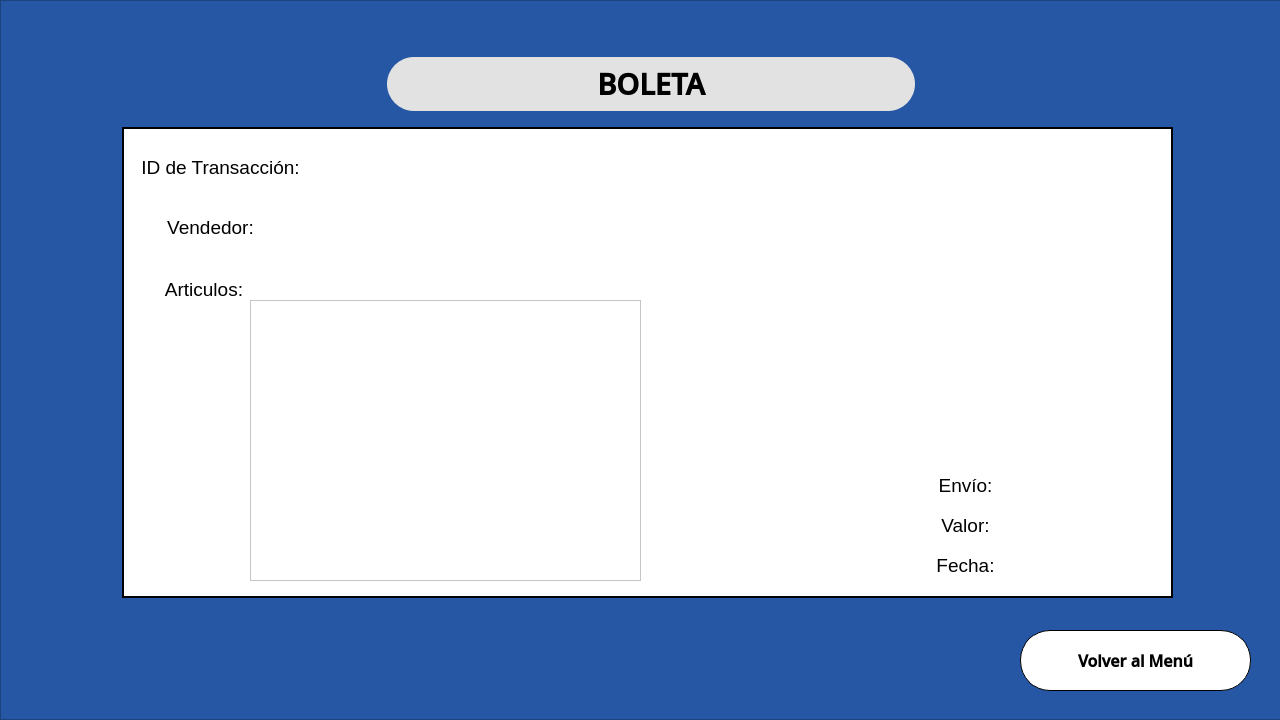
<?xml version="1.0" encoding="UTF-8"?>
<ui version="4.0">
 <class>MainWindow</class>
 <widget class="QMainWindow" name="MainWindow">
  <property name="geometry">
   <rect>
    <x>0</x>
    <y>0</y>
    <width>1280</width>
    <height>720</height>
   </rect>
  </property>
  <property name="minimumSize">
   <size>
    <width>1280</width>
    <height>720</height>
   </size>
  </property>
  <property name="maximumSize">
   <size>
    <width>1280</width>
    <height>720</height>
   </size>
  </property>
  <property name="windowTitle">
   <string>MainWindow</string>
  </property>
  <widget class="QWidget" name="centralwidget">
   <widget class="QFrame" name="frame">
    <property name="geometry">
     <rect>
      <x>0</x>
      <y>0</y>
      <width>1291</width>
      <height>720</height>
     </rect>
    </property>
    <property name="minimumSize">
     <size>
      <width>1291</width>
      <height>720</height>
     </size>
    </property>
    <property name="maximumSize">
     <size>
      <width>1291</width>
      <height>720</height>
     </size>
    </property>
    <property name="styleSheet">
     <string notr="true">background-color: rgb(38, 87, 165);</string>
    </property>
    <property name="frameShape">
     <enum>QFrame::StyledPanel</enum>
    </property>
    <property name="frameShadow">
     <enum>QFrame::Raised</enum>
    </property>
    <widget class="QLabel" name="labelTitulo">
     <property name="geometry">
      <rect>
       <x>387</x>
       <y>57</y>
       <width>528</width>
       <height>54</height>
      </rect>
     </property>
     <property name="font">
      <font>
       <family>Open Sans Semibold</family>
       <pointsize>22</pointsize>
       <weight>75</weight>
       <bold>true</bold>
      </font>
     </property>
     <property name="cursor">
      <cursorShape>ForbiddenCursor</cursorShape>
     </property>
     <property name="styleSheet">
      <string notr="true">background-color: rgb(226, 226, 226);
border-radius: 27px;</string>
     </property>
     <property name="text">
      <string>BOLETA</string>
     </property>
     <property name="alignment">
      <set>Qt::AlignCenter</set>
     </property>
    </widget>
    <widget class="QLabel" name="label2">
     <property name="enabled">
      <bool>false</bool>
     </property>
     <property name="geometry">
      <rect>
       <x>122</x>
       <y>127</y>
       <width>1051</width>
       <height>471</height>
      </rect>
     </property>
     <property name="font">
      <font>
       <family>Open Sans Semibold</family>
       <pointsize>22</pointsize>
       <weight>75</weight>
       <bold>true</bold>
      </font>
     </property>
     <property name="styleSheet">
      <string notr="true">background-color: rgb(255, 255, 255);
border: 2px solid #000000;</string>
     </property>
     <property name="text">
      <string/>
     </property>
     <property name="alignment">
      <set>Qt::AlignCenter</set>
     </property>
    </widget>
    <widget class="QPushButton" name="btnVolverMenu">
     <property name="geometry">
      <rect>
       <x>1020</x>
       <y>630</y>
       <width>231</width>
       <height>61</height>
      </rect>
     </property>
     <property name="font">
      <font>
       <family>Open Sans Semibold</family>
       <pointsize>12</pointsize>
       <weight>75</weight>
       <italic>false</italic>
       <bold>true</bold>
      </font>
     </property>
     <property name="cursor">
      <cursorShape>PointingHandCursor</cursorShape>
     </property>
     <property name="styleSheet">
      <string notr="true">background-color: rgb(255, 255, 255);
border-radius: 30px;
border-width: 1px;
border-color: rgb(0, 0, 0);
border-style: solid;</string>
     </property>
     <property name="text">
      <string>Volver al Menú</string>
     </property>
    </widget>
    <widget class="QLabel" name="labelidTransaccion">
     <property name="geometry">
      <rect>
       <x>130</x>
       <y>140</y>
       <width>181</width>
       <height>54</height>
      </rect>
     </property>
     <property name="font">
      <font>
       <family>MS Shell Dlg 2</family>
       <pointsize>14</pointsize>
       <weight>50</weight>
       <bold>false</bold>
      </font>
     </property>
     <property name="cursor">
      <cursorShape>ForbiddenCursor</cursorShape>
     </property>
     <property name="styleSheet">
      <string notr="true">background-color:transparent;</string>
     </property>
     <property name="text">
      <string>ID de Transacción:</string>
     </property>
     <property name="alignment">
      <set>Qt::AlignCenter</set>
     </property>
    </widget>
    <widget class="QLabel" name="labelVendedor">
     <property name="geometry">
      <rect>
       <x>120</x>
       <y>200</y>
       <width>181</width>
       <height>54</height>
      </rect>
     </property>
     <property name="font">
      <font>
       <family>MS Shell Dlg 2</family>
       <pointsize>14</pointsize>
       <weight>50</weight>
       <bold>false</bold>
      </font>
     </property>
     <property name="cursor">
      <cursorShape>ForbiddenCursor</cursorShape>
     </property>
     <property name="styleSheet">
      <string notr="true">background-color:transparent;</string>
     </property>
     <property name="text">
      <string>Vendedor:</string>
     </property>
     <property name="alignment">
      <set>Qt::AlignCenter</set>
     </property>
    </widget>
    <widget class="QLabel" name="labelArticulos">
     <property name="geometry">
      <rect>
       <x>129</x>
       <y>259</y>
       <width>150</width>
       <height>60</height>
      </rect>
     </property>
     <property name="font">
      <font>
       <family>MS Shell Dlg 2</family>
       <pointsize>14</pointsize>
       <weight>50</weight>
       <bold>false</bold>
      </font>
     </property>
     <property name="cursor">
      <cursorShape>ForbiddenCursor</cursorShape>
     </property>
     <property name="styleSheet">
      <string notr="true">background-color:transparent;</string>
     </property>
     <property name="text">
      <string>Articulos:</string>
     </property>
     <property name="alignment">
      <set>Qt::AlignCenter</set>
     </property>
    </widget>
    <widget class="QLabel" name="labelFecha">
     <property name="geometry">
      <rect>
       <x>920</x>
       <y>540</y>
       <width>91</width>
       <height>51</height>
      </rect>
     </property>
     <property name="font">
      <font>
       <family>MS Shell Dlg 2</family>
       <pointsize>14</pointsize>
       <weight>50</weight>
       <bold>false</bold>
      </font>
     </property>
     <property name="cursor">
      <cursorShape>ForbiddenCursor</cursorShape>
     </property>
     <property name="styleSheet">
      <string notr="true">background-color:transparent;</string>
     </property>
     <property name="text">
      <string>Fecha:</string>
     </property>
     <property name="alignment">
      <set>Qt::AlignCenter</set>
     </property>
    </widget>
    <widget class="QLabel" name="labelValor">
     <property name="geometry">
      <rect>
       <x>920</x>
       <y>500</y>
       <width>91</width>
       <height>51</height>
      </rect>
     </property>
     <property name="font">
      <font>
       <family>MS Shell Dlg 2</family>
       <pointsize>14</pointsize>
       <weight>50</weight>
       <bold>false</bold>
      </font>
     </property>
     <property name="cursor">
      <cursorShape>ForbiddenCursor</cursorShape>
     </property>
     <property name="styleSheet">
      <string notr="true">background-color:transparent;</string>
     </property>
     <property name="text">
      <string>Valor:</string>
     </property>
     <property name="alignment">
      <set>Qt::AlignCenter</set>
     </property>
    </widget>
    <widget class="QLabel" name="labelEnvio">
     <property name="geometry">
      <rect>
       <x>920</x>
       <y>460</y>
       <width>91</width>
       <height>51</height>
      </rect>
     </property>
     <property name="font">
      <font>
       <family>MS Shell Dlg 2</family>
       <pointsize>14</pointsize>
       <weight>50</weight>
       <bold>false</bold>
      </font>
     </property>
     <property name="cursor">
      <cursorShape>ForbiddenCursor</cursorShape>
     </property>
     <property name="styleSheet">
      <string notr="true">background-color:transparent;</string>
     </property>
     <property name="text">
      <string>Envío:</string>
     </property>
     <property name="alignment">
      <set>Qt::AlignCenter</set>
     </property>
    </widget>
    <widget class="QLabel" name="labelImagen">
     <property name="geometry">
      <rect>
       <x>1050</x>
       <y>140</y>
       <width>91</width>
       <height>91</height>
      </rect>
     </property>
     <property name="styleSheet">
      <string notr="true">background-color: transparent;</string>
     </property>
     <property name="text">
      <string/>
     </property>
     <property name="pixmap">
      <pixmap>../imagenes/Icono Fondo.png</pixmap>
     </property>
     <property name="scaledContents">
      <bool>true</bool>
     </property>
    </widget>
    <widget class="QLabel" name="labelidTransaccion_2">
     <property name="geometry">
      <rect>
       <x>300</x>
       <y>140</y>
       <width>181</width>
       <height>54</height>
      </rect>
     </property>
     <property name="font">
      <font>
       <family>MS Shell Dlg 2</family>
       <pointsize>14</pointsize>
       <weight>50</weight>
       <bold>false</bold>
      </font>
     </property>
     <property name="cursor">
      <cursorShape>ForbiddenCursor</cursorShape>
     </property>
     <property name="styleSheet">
      <string notr="true">background-color:transparent;</string>
     </property>
     <property name="text">
      <string/>
     </property>
     <property name="alignment">
      <set>Qt::AlignCenter</set>
     </property>
    </widget>
    <widget class="QLabel" name="labelVendedor_2">
     <property name="geometry">
      <rect>
       <x>260</x>
       <y>200</y>
       <width>181</width>
       <height>54</height>
      </rect>
     </property>
     <property name="font">
      <font>
       <family>MS Shell Dlg 2</family>
       <pointsize>14</pointsize>
       <weight>50</weight>
       <bold>false</bold>
      </font>
     </property>
     <property name="cursor">
      <cursorShape>ForbiddenCursor</cursorShape>
     </property>
     <property name="styleSheet">
      <string notr="true">background-color:transparent;</string>
     </property>
     <property name="text">
      <string/>
     </property>
     <property name="alignment">
      <set>Qt::AlignCenter</set>
     </property>
    </widget>
    <widget class="QLabel" name="labelEnvio_2">
     <property name="geometry">
      <rect>
       <x>1000</x>
       <y>470</y>
       <width>151</width>
       <height>31</height>
      </rect>
     </property>
     <property name="font">
      <font>
       <family>MS Shell Dlg 2</family>
       <pointsize>14</pointsize>
       <weight>50</weight>
       <bold>false</bold>
      </font>
     </property>
     <property name="cursor">
      <cursorShape>ForbiddenCursor</cursorShape>
     </property>
     <property name="styleSheet">
      <string notr="true">background-color:transparent;</string>
     </property>
     <property name="text">
      <string/>
     </property>
     <property name="alignment">
      <set>Qt::AlignCenter</set>
     </property>
    </widget>
    <widget class="QLabel" name="labelValor_2">
     <property name="geometry">
      <rect>
       <x>1000</x>
       <y>510</y>
       <width>161</width>
       <height>31</height>
      </rect>
     </property>
     <property name="font">
      <font>
       <family>MS Shell Dlg 2</family>
       <pointsize>14</pointsize>
       <weight>50</weight>
       <bold>false</bold>
      </font>
     </property>
     <property name="cursor">
      <cursorShape>ForbiddenCursor</cursorShape>
     </property>
     <property name="styleSheet">
      <string notr="true">background-color:transparent;</string>
     </property>
     <property name="text">
      <string/>
     </property>
     <property name="alignment">
      <set>Qt::AlignCenter</set>
     </property>
    </widget>
    <widget class="QLabel" name="labelFecha_2">
     <property name="geometry">
      <rect>
       <x>1000</x>
       <y>550</y>
       <width>161</width>
       <height>30</height>
      </rect>
     </property>
     <property name="font">
      <font>
       <family>MS Shell Dlg 2</family>
       <pointsize>14</pointsize>
       <weight>50</weight>
       <bold>false</bold>
      </font>
     </property>
     <property name="cursor">
      <cursorShape>ForbiddenCursor</cursorShape>
     </property>
     <property name="styleSheet">
      <string notr="true">background-color:transparent;</string>
     </property>
     <property name="text">
      <string/>
     </property>
     <property name="alignment">
      <set>Qt::AlignCenter</set>
     </property>
    </widget>
    <widget class="QListWidget" name="listArticulos">
     <property name="enabled">
      <bool>true</bool>
     </property>
     <property name="geometry">
      <rect>
       <x>250</x>
       <y>300</y>
       <width>391</width>
       <height>281</height>
      </rect>
     </property>
     <property name="styleSheet">
      <string notr="true">background-color: rgb(255, 255, 255);</string>
     </property>
    </widget>
   </widget>
  </widget>
 </widget>
 <resources/>
 <connections/>
</ui>
